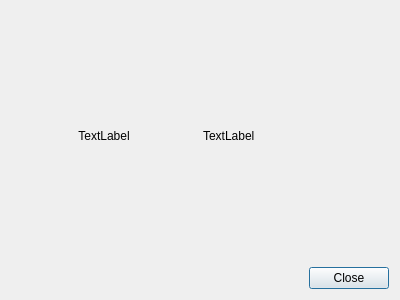
<?xml version="1.0" encoding="UTF-8"?>
<ui version="4.0">
 <class>AboutDialog</class>
 <widget class="QDialog" name="AboutDialog">
  <property name="geometry">
   <rect>
    <x>0</x>
    <y>0</y>
    <width>400</width>
    <height>300</height>
   </rect>
  </property>
  <property name="windowTitle">
   <string>Dialog</string>
  </property>
  <layout class="QVBoxLayout" name="verticalLayout">
   <item>
    <layout class="QHBoxLayout" name="horizontalLayout">
     <item>
      <widget class="QLabel" name="lbIcon">
       <property name="minimumSize">
        <size>
         <width>128</width>
         <height>128</height>
        </size>
       </property>
       <property name="text">
        <string>TextLabel</string>
       </property>
       <property name="alignment">
        <set>Qt::AlignCenter</set>
       </property>
      </widget>
     </item>
     <item>
      <widget class="QLabel" name="lbText">
       <property name="text">
        <string>TextLabel</string>
       </property>
      </widget>
     </item>
    </layout>
   </item>
   <item>
    <widget class="QDialogButtonBox" name="buttonBox">
     <property name="orientation">
      <enum>Qt::Horizontal</enum>
     </property>
     <property name="standardButtons">
      <set>QDialogButtonBox::Close</set>
     </property>
    </widget>
   </item>
  </layout>
 </widget>
 <resources/>
 <connections>
  <connection>
   <sender>buttonBox</sender>
   <signal>accepted()</signal>
   <receiver>AboutDialog</receiver>
   <slot>accept()</slot>
   <hints>
    <hint type="sourcelabel">
     <x>248</x>
     <y>254</y>
    </hint>
    <hint type="destinationlabel">
     <x>157</x>
     <y>274</y>
    </hint>
   </hints>
  </connection>
  <connection>
   <sender>buttonBox</sender>
   <signal>rejected()</signal>
   <receiver>AboutDialog</receiver>
   <slot>reject()</slot>
   <hints>
    <hint type="sourcelabel">
     <x>316</x>
     <y>260</y>
    </hint>
    <hint type="destinationlabel">
     <x>286</x>
     <y>274</y>
    </hint>
   </hints>
  </connection>
 </connections>
</ui>
